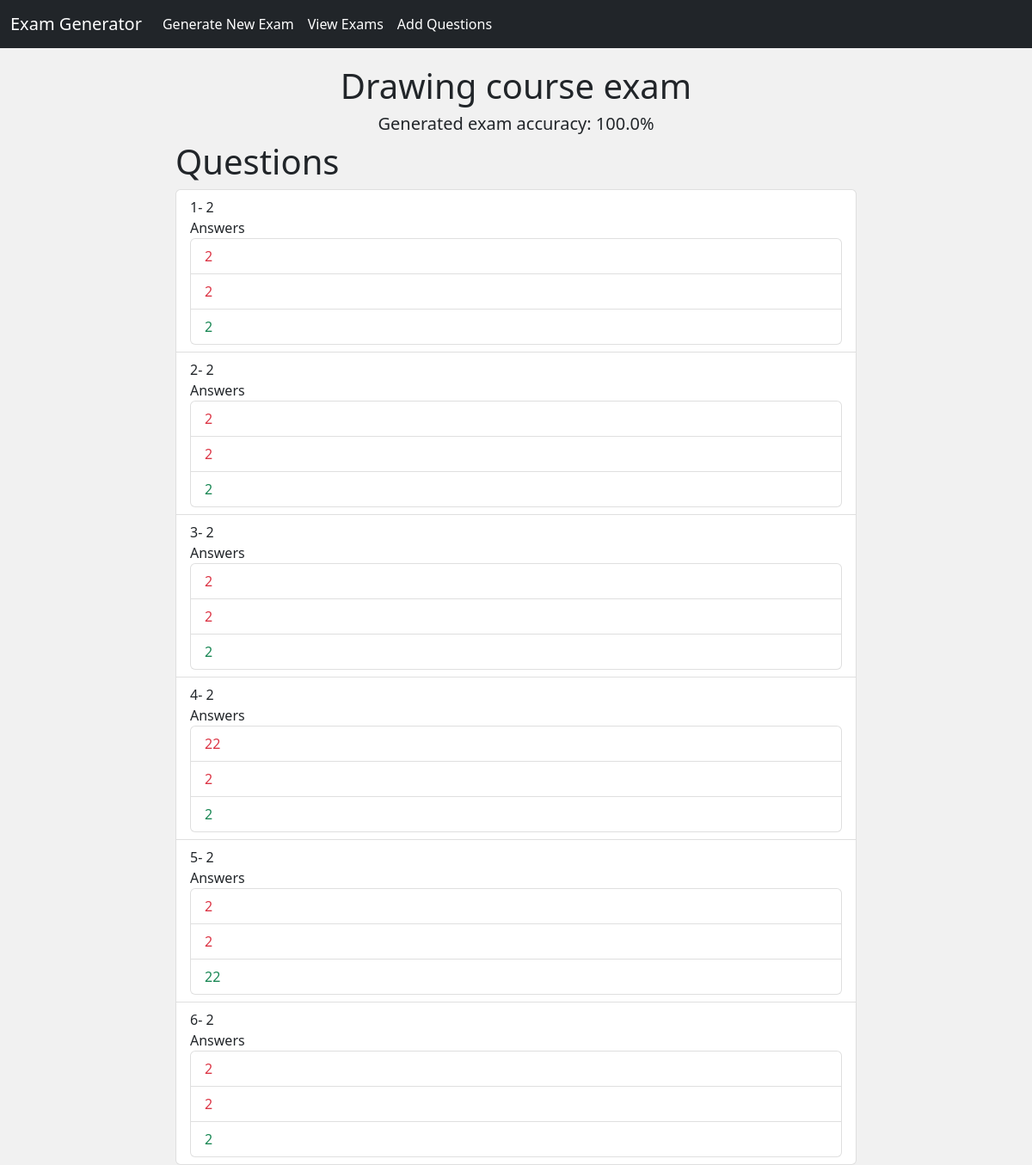
Screenshot of /exam_instance/1/ with the database file from the repository.
### examAPI/models.py (models this page shows, shortened)
class Exam(models.Model):
    course = models.ForeignKey("Course", on_delete=models.CASCADE,related_name='exams')
    questions = models.ManyToManyField("Question",blank=True)
    accuracy = models.FloatField(default=100.00)

class Course(models.Model):
    name = models.CharField(max_length=50)
    teacher = models.ForeignKey("Teacher", on_delete=models.CASCADE,related_name='courses')
    def __str__(self):
        return self.name

class Question(models.Model):
    difficulty_choices = [
        ('difficult','difficult'),
        ('easy','easy')
    ]
    objective_choices = [
        ('reminding','reminding'),
        ('understanding','understanding'),
        ('creativity','creativity')
    ]
    chapter = models.ForeignKey("Chapter", on_delete=models.CASCADE,related_name='questions')
    difficulty = models.CharField(max_length=10,choices= difficulty_choices)
    objective = models.CharField(max_length=15,choices= objective_choices)
    content = models.CharField( max_length=250)
    wrongAnswer1 = models.CharField(max_length=250)
    wrongAnswer2 = models.CharField(max_length=250)
    rightAnswer = models.CharField(max_length=250)

### examAPI/views.py (the view)
# urls.py: path('exam_instance/<int:id>/',ExamDetailView,name='exam_instance'),
def ExamDetailView(request,id):
    if request.method == "GET":
        exam = Exam.objects.get(id=id)
        return render(request,'examAPI/exam_instance.html',{
            "exam":exam
        })
    if request.method == "POST":
        return

### examAPI/templates/examAPI/exam_instance.html (shortened to what this page needs)
{% extends 'examAPI/layout.html' %} {% block body %}
<div class="row">
	<div class="col-md-2"></div>
	<div class="col-md-8">
		<h1 style="text-align: center;">{{exam.course}} course exam</h1>
		<h5 style="text-align: center;">Generated exam accuracy: {{exam.accuracy}}%</h1>
		<h1>Questions</h1>
		<ul class="list-group">
			{% for question in exam.questions.all %}
			<li class="list-group-item">
				{{forloop.counter}}- {{question.content}}
				<br />
				Answers
				<ul class="list-group">
					<li class="list-group-item text-danger">{{question.wrongAnswer1}}</li>
					<li class="list-group-item text-danger">{{question.wrongAnswer2}}</li>
					<li class="list-group-item text-success">{{question.rightAnswer}}</li>
				</ul>
			</li>
			{% endfor %}
		</ul>
	</div>
	<div class="col-md-2"></div>
	{% endblock body %}

### examAPI/static/examAPI/css/style.css (style rules this page uses)
body { height: 100vh; width: 100vw; background: #f1f1f1; padding-bottom: 16px; }

### rows the page displays
Exam: course "Drawing", accuracy "100.0"
Question: content "2", wrongAnswer1 "2", wrongAnswer2 "2", rightAnswer "2"
Question: content "2", wrongAnswer1 "2", wrongAnswer2 "2", rightAnswer "2"
Question: content "2", wrongAnswer1 "2", wrongAnswer2 "2", rightAnswer "2"
Question: content "2", wrongAnswer1 "22", wrongAnswer2 "2", rightAnswer "2"
Question: content "2", wrongAnswer1 "2", wrongAnswer2 "2", rightAnswer "22"
Question: content "2", wrongAnswer1 "2", wrongAnswer2 "2", rightAnswer "2"
